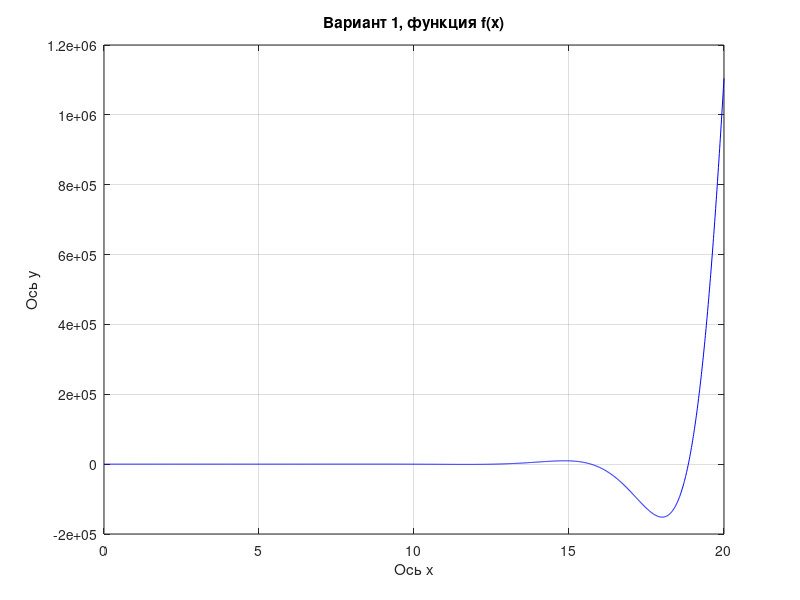
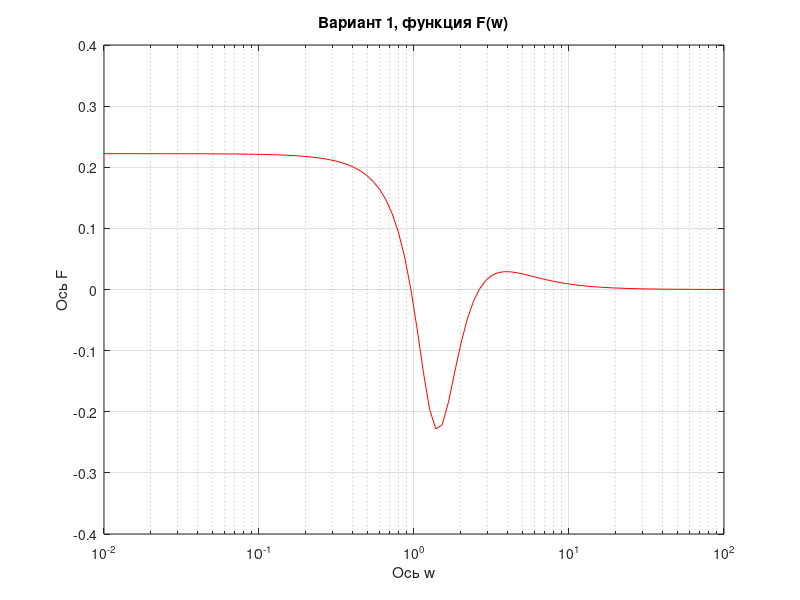

Reproduce these figures in MATLAB, in order.
close % автоматического закрытия всех графических окон
x=0:0.01:20;
e=exp(1);
y=(((e.^x) + (e.^(-2.*x)))./((x.^2)+1)).*sin(x);
plot(x ,y, 'b');
grid; 
title('Вариант 1, функция f(x)');
xlabel('Ось x');
ylabel('Ось y');
w=logspace(-2,2,100); % задавание вектор аргумента в виде логарифмической
s=j.*w; % мнимое число
A=[1 2 3 2];
B=[1 3 2 2 9];
F=polyval(A,s)./polyval(B,s);% Вычисление значения полинома в точке
figure (2);
F=polyval(A,s)./polyval(B,s);
semilogx(imag(s),F,'r');  %Построение графиков в полулогарифмических осях
                          %IMAG(X)возвращающает мнимую часть числа
title('Вариант 1, функция F(w)');
xlabel('Ось w');
ylabel('Ось F');
grid;
clear % очистка переменных из рабочей области 
clc % очитка переменных в коммандном окне

